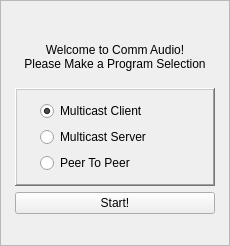
<?xml version="1.0" encoding="UTF-8"?>
<ui version="4.0">
 <class>StartWindow</class>
 <widget class="QMainWindow" name="StartWindow">
  <property name="geometry">
   <rect>
    <x>0</x>
    <y>0</y>
    <width>230</width>
    <height>246</height>
   </rect>
  </property>
  <property name="sizePolicy">
   <sizepolicy hsizetype="Minimum" vsizetype="Minimum">
    <horstretch>0</horstretch>
    <verstretch>0</verstretch>
   </sizepolicy>
  </property>
  <property name="windowTitle">
   <string>StartWindow</string>
  </property>
  <widget class="QWidget" name="centralWidget">
   <property name="layoutDirection">
    <enum>Qt::LeftToRight</enum>
   </property>
   <layout class="QGridLayout" name="gridLayout">
    <property name="leftMargin">
     <number>0</number>
    </property>
    <property name="topMargin">
     <number>0</number>
    </property>
    <property name="rightMargin">
     <number>0</number>
    </property>
    <property name="bottomMargin">
     <number>0</number>
    </property>
    <item row="2" column="0">
     <widget class="QFrame" name="frame">
      <property name="frameShape">
       <enum>QFrame::StyledPanel</enum>
      </property>
      <property name="frameShadow">
       <enum>QFrame::Raised</enum>
      </property>
      <layout class="QGridLayout" name="gridLayout_3">
       <item row="0" column="0">
        <layout class="QGridLayout" name="gridLayout_2">
         <property name="sizeConstraint">
          <enum>QLayout::SetMinimumSize</enum>
         </property>
         <item row="0" column="0">
          <widget class="QLabel" name="label">
           <property name="maximumSize">
            <size>
             <width>16777215</width>
             <height>50</height>
            </size>
           </property>
           <property name="text">
            <string>&lt;html&gt;&lt;head/&gt;&lt;body&gt;&lt;div align=&quot;center&quot;&gt;Welcome to Comm Audio!&lt;/div&gt;&lt;div align=&quot;center&quot;&gt;Please Make a Program Selection&lt;/div&gt;&lt;/body&gt;&lt;/html&gt;</string>
           </property>
          </widget>
         </item>
         <item row="5" column="0">
          <widget class="QPushButton" name="pushButton">
           <property name="text">
            <string>Start!</string>
           </property>
          </widget>
         </item>
         <item row="1" column="0">
          <widget class="QFrame" name="frame_2">
           <property name="sizePolicy">
            <sizepolicy hsizetype="Maximum" vsizetype="Maximum">
             <horstretch>0</horstretch>
             <verstretch>0</verstretch>
            </sizepolicy>
           </property>
           <property name="minimumSize">
            <size>
             <width>200</width>
             <height>0</height>
            </size>
           </property>
           <property name="maximumSize">
            <size>
             <width>200</width>
             <height>100</height>
            </size>
           </property>
           <property name="layoutDirection">
            <enum>Qt::LeftToRight</enum>
           </property>
           <property name="frameShape">
            <enum>QFrame::WinPanel</enum>
           </property>
           <property name="frameShadow">
            <enum>QFrame::Raised</enum>
           </property>
           <layout class="QGridLayout" name="gridLayout_4">
            <property name="sizeConstraint">
             <enum>QLayout::SetMaximumSize</enum>
            </property>
            <item row="0" column="0">
             <layout class="QVBoxLayout" name="verticalLayout" stretch="0,0,0">
              <property name="sizeConstraint">
               <enum>QLayout::SetMaximumSize</enum>
              </property>
              <property name="leftMargin">
               <number>0</number>
              </property>
              <property name="rightMargin">
               <number>0</number>
              </property>
              <item>
               <widget class="QRadioButton" name="radioMultiClient">
                <property name="sizePolicy">
                 <sizepolicy hsizetype="MinimumExpanding" vsizetype="Maximum">
                  <horstretch>0</horstretch>
                  <verstretch>0</verstretch>
                 </sizepolicy>
                </property>
                <property name="maximumSize">
                 <size>
                  <width>150</width>
                  <height>16777215</height>
                 </size>
                </property>
                <property name="text">
                 <string>Multicast Client</string>
                </property>
                <property name="checked">
                 <bool>true</bool>
                </property>
               </widget>
              </item>
              <item>
               <widget class="QRadioButton" name="radioMultiServer">
                <property name="sizePolicy">
                 <sizepolicy hsizetype="Maximum" vsizetype="Fixed">
                  <horstretch>0</horstretch>
                  <verstretch>0</verstretch>
                 </sizepolicy>
                </property>
                <property name="contextMenuPolicy">
                 <enum>Qt::NoContextMenu</enum>
                </property>
                <property name="text">
                 <string>Multicast Server</string>
                </property>
               </widget>
              </item>
              <item>
               <widget class="QRadioButton" name="radioPeer">
                <property name="text">
                 <string>Peer To Peer</string>
                </property>
               </widget>
              </item>
             </layout>
            </item>
           </layout>
          </widget>
         </item>
        </layout>
       </item>
      </layout>
     </widget>
    </item>
   </layout>
  </widget>
  <widget class="QMenuBar" name="menuBar">
   <property name="geometry">
    <rect>
     <x>0</x>
     <y>0</y>
     <width>230</width>
     <height>26</height>
    </rect>
   </property>
  </widget>
 </widget>
 <layoutdefault spacing="6" margin="11"/>
 <resources/>
 <connections/>
</ui>
